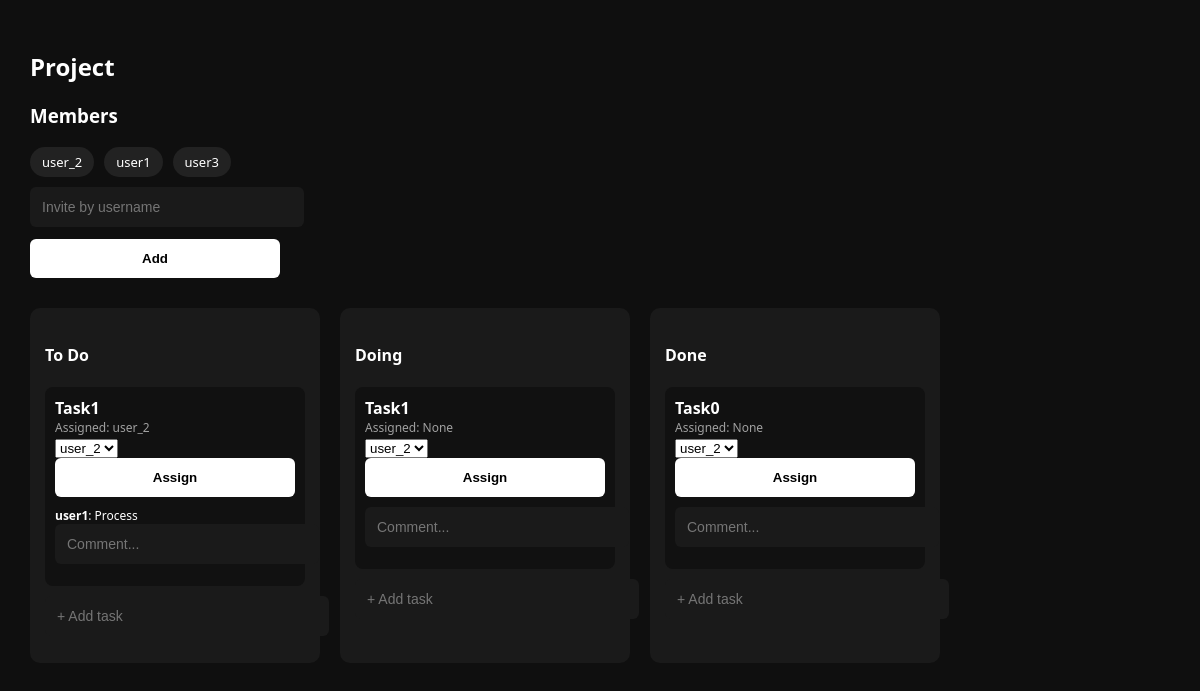
The page /project/3/ (signed in) on the database its author committed.
### projects/models.py (models this page shows, shortened)
class Project(models.Model):
    name = models.CharField(max_length=100)
    members = models.ManyToManyField(User, related_name='projects')
    created_at = models.DateTimeField(auto_now_add=True)

class Column(models.Model):
    project = models.ForeignKey(Project, on_delete=models.CASCADE, related_name="columns")
    name = models.CharField(max_length=50)
    order = models.IntegerField()

class Task(models.Model):
    column = models.ForeignKey(Column, on_delete=models.CASCADE, related_name="tasks")
    title = models.CharField(max_length=200)
    assigned_to = models.ForeignKey(
        User, on_delete=models.SET_NULL, null=True, blank=True
    )
    created_at = models.DateTimeField(auto_now_add=True)

class Comment(models.Model):
    task = models.ForeignKey(Task, on_delete=models.CASCADE, related_name="comments")
    user = models.ForeignKey(User, on_delete=models.CASCADE)
    text = models.TextField()
    created_at = models.DateTimeField(auto_now_add=True)

### projects/views.py (the view, shortened to what this page needs)
# urls.py: path('project/<int:project_id>/', views.project_detail, name='project_detail'),
@login_required
def project_detail(request, project_id):
    project = get_object_or_404(Project, id=project_id)
    if request.user not in project.members.all():
        return redirect('dashboard')
    action = None
    columns = project.columns.all().order_by("order")
    return render(request, "projects/project_detail.html", {
        "project": project,
        "columns": columns,
    })

### templates/projects/project_detail.html (shortened to what this page needs)
{% extends 'base.html' %} {% block content %}
<div style="padding: 30px">
  <h2>{{ project.name }}</h2>
  <h3 style="margin-top: 20px">Members</h3>
  <div style="display: flex; gap: 10px; margin-bottom: 10px">
    {% for member in project.members.all %}
    <div
      style="
        padding: 6px 12px;
        background: #222;
        border-radius: 20px;
        font-size: 13px;
      "
    >
      {{ member.username }}
    </div>
    {% endfor %}
  </div>
  <form method="POST" style="max-width: 250px; margin-bottom: 30px">
    <input name="username" placeholder="Invite by username" />
    <button type="submit">Add</button>
  </form>
  <div style="display: flex; gap: 20px; margin-top: 30px">
    {% for column in columns %}
    <div
      style="
        width: 260px;
        background: #1a1a1a;
        border-radius: 10px;
        padding: 15px;
      "
    >
      <h4>{{ column.name }}</h4>
      {% for task in column.tasks.all %}
      <div
        style="
          background: #111;
          padding: 10px;
          border-radius: 8px;
          margin-bottom: 10px;
        "
      >
        <strong>{{ task.title }}</strong>
        <div style="font-size: 12px; opacity: 0.6">
          Assigned: {{ task.assigned_to.username|default:"None" }}
        </div>
        <form method="POST">
          <select name="assigned_to">
            {% for member in project.members.all %}
            <option value="{{ member.id }}">{{ member.username }}</option>
            {% endfor %}
          </select>
          <button type="submit">Assign</button>
        </form>
        <div style="margin-top: 10px">
          {% for c in task.comments.all %}
          <div style="font-size: 12px">
            <strong>{{ c.user.username }}</strong>: {{ c.text }}
          </div>
          {% endfor %}
        </div>
        <form method="POST">
          <input
            name="comment"
            placeholder="Comment..."
            onkeydown="if(event.key==='Enter'){this.form.submit();}"
          />
        </form>
      </div>
      {% endfor %}
      <form method="POST">
        <input
          name="title"
          placeholder="+ Add task"
          onkeydown="if(event.key==='Enter'){this.form.submit();}"
        />
      </form>
    </div>
    {% endfor %}
  </div>
</div>
{% endblock %}

### templates/base.html (shortened to what this page needs)
<!DOCTYPE html>
<html>
  <head>
  </head>
  <body>
    <div class="page">{% block content %}{% endblock %}</div>
  </body>
</html>

### templates/base.html (style rules this page uses)
body { margin: 0; font-family: system-ui, sans-serif; background: #0f0f0f; color: #fff; }
.page { animation: fadeSlide 0.4s ease; }
input { padding: 12px; width: 100%; margin-bottom: 12px; border: none; outline: none; font-size: 14px; background: #1a1a1a; color: white; border-radius: 6px; }
button { padding: 12px; width: 100%; border: none; cursor: pointer; background: white; color: black; font-weight: 600; border-radius: 6px; transition: 0.2s; }

### rows shown on the page
Project: name "Project"
Column: name "To Do"
Task: title "Task1", assigned_to.username "user_2"
Comment: user.username "user1", text "Process"
Column: name "Doing"
Task: title "Task1", assigned_to.username "None"
Column: name "Done"
Task: title "Task0", assigned_to.username "None"

### other values the page prints
{{ member.username }} "user_2"
{{ member.username }} "user1"
{{ member.username }} "user3"
form field assigned_to "user_2"
